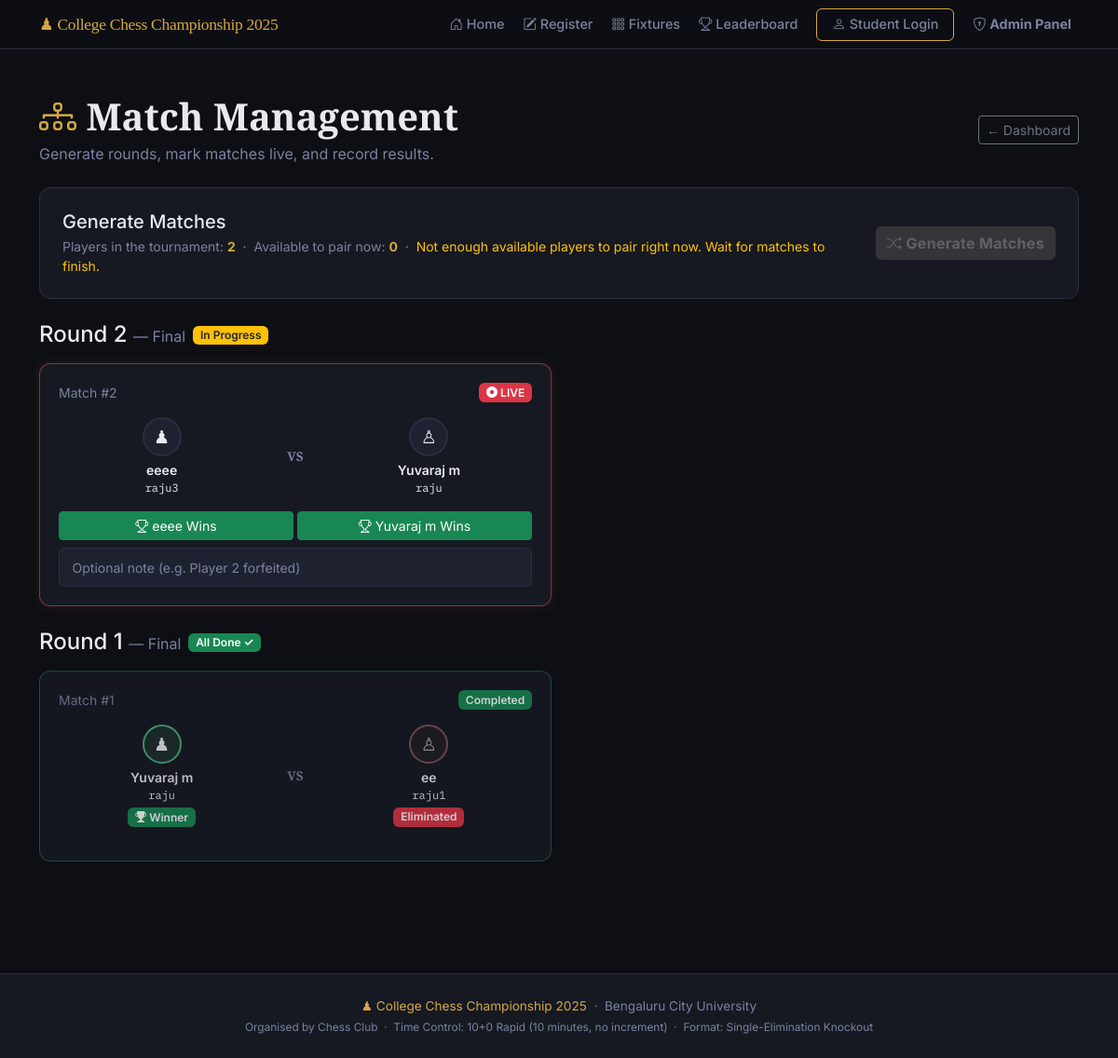
Before: /admin/matches (signed in) with the older database file.
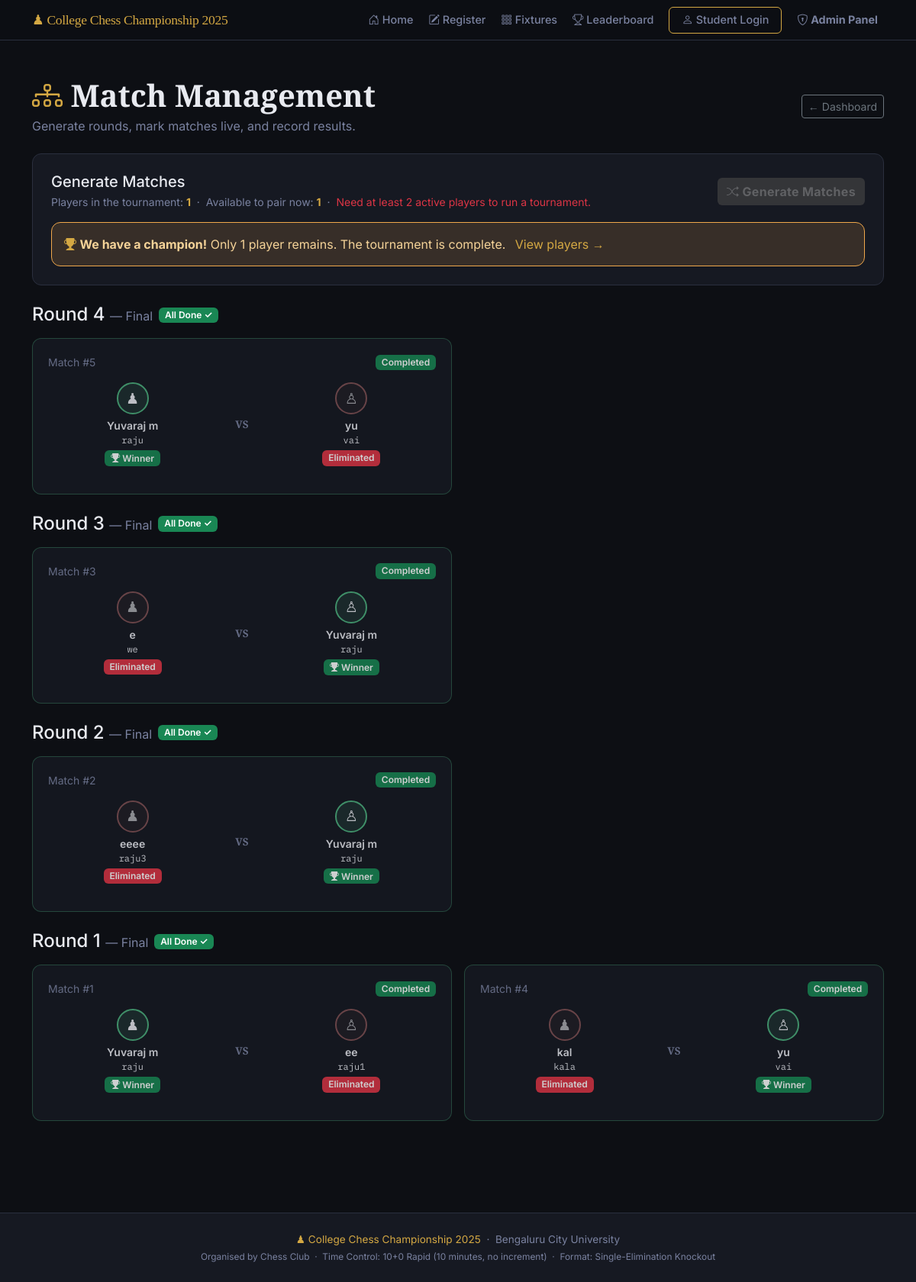
After: the same page with the newer database file.
### models.py (models this page shows, shortened)
class Match(db.Model):
    __tablename__ = "matches"
    id = db.Column(db.Integer, primary_key=True)
    round_number = db.Column(db.Integer, nullable=False)   # 1 = Round 1, 2 = QF, etc.
    round_label  = db.Column(db.String(50), nullable=True) # e.g. "Quarter-Final"
    player1_id = db.Column(db.Integer, db.ForeignKey("players.id"), nullable=False)
    player2_id = db.Column(db.Integer, db.ForeignKey("players.id"), nullable=True)
    winner_id = db.Column(db.Integer, db.ForeignKey("players.id"), nullable=True)
    status = db.Column(db.String(20), default="pending", nullable=False)
    created_at   = db.Column(db.DateTime, default=datetime.utcnow)
    completed_at = db.Column(db.DateTime, nullable=True)
    board_state   = db.Column(db.Text, nullable=True)       # JSON string of 8x8 board
    move_history  = db.Column(db.Text, default='[]')         # JSON array of move notations
    last_move     = db.Column(db.String(20), nullable=True)  # Last move in algebraic notation
    current_turn  = db.Column(db.String(10), default='white') # 'white' or 'black'
    move_count    = db.Column(db.Integer, default=0)          # Total moves played
    notes = db.Column(db.String(300), nullable=True)
    @property
    def is_bye(self):
        return self.player2_id is None

class Player(db.Model):
    __tablename__ = "players"
    id = db.Column(db.Integer, primary_key=True)
    full_name      = db.Column(db.String(100), nullable=False)
    roll_number    = db.Column(db.String(50),  unique=True, nullable=False)
    chess_username = db.Column(db.String(50),  unique=True, nullable=False)
    whatsapp       = db.Column(db.String(20),  nullable=False)
    registered_at = db.Column(db.DateTime, default=datetime.utcnow)
    is_approved   = db.Column(db.Boolean, default=False)   # Admin must approve
    is_eliminated = db.Column(db.Boolean, default=False)   # Set True after a loss
    wins      = db.Column(db.Integer, default=0)   # Total match wins
    losses    = db.Column(db.Integer, default=0)   # Total match losses
    points    = db.Column(db.Integer, default=0)   # 1 per win, used for ranking
    bye_count = db.Column(db.Integer, default=0)   # Number of byes received
    matches_as_p1 = db.relationship(
        "Match", foreign_keys="Match.player1_id",
        backref="player1", lazy="dynamic"
    )
    matches_as_p2 = db.relationship(
        "Match", foreign_keys="Match.player2_id",
        backref="player2", lazy="dynamic"
    )
    matches_won = db.relationship(
        "Match", foreign_keys="Match.winner_id",
        backref="winner", lazy="dynamic"
    )

### app.py (the view)
    @app.route("/admin/matches")
    @admin_required
    def admin_matches():
        max_round = db.session.query(db.func.max(Match.round_number)).scalar() or 0
        rounds_data = []
        for r in range(1, max_round + 1):
            matches_in_round = Match.query.filter_by(round_number=r)\
                                         .order_by(Match.id).all()
            all_done = all(m.status in ("completed", "bye") for m in matches_in_round)
            rounds_data.append({
                "round_number": r,
                "matches":      matches_in_round,
                "all_done":     all_done,
            })
        active_matches = Match.query.filter(Match.status.in_(["pending", "in_progress"])).all()
        busy_player_ids = set()
        for m in active_matches:
            if m.player1_id: busy_player_ids.add(m.player1_id)
            if m.player2_id: busy_player_ids.add(m.player2_id)
        if busy_player_ids:
            available_players_count = Player.query.filter(
                Player.is_approved == True,
                Player.is_eliminated == False,
                Player.id.notin_(busy_player_ids)
            ).count()
        else:
            available_players_count = Player.query.filter_by(is_approved=True, is_eliminated=False).count()
        can_generate = available_players_count >= 2
        return render_template(
            "admin_matches.html",
            rounds_data       = rounds_data,
            current_round     = max_round,
            active_players    = Player.query.filter_by(is_approved=True, is_eliminated=False).count(),
            available_players = available_players_count,
            can_generate      = can_generate,
        )

### templates/admin_matches.html (shortened to what the changed rows need)
{% extends "base.html" %}
{% block content %}
<section class="py-5">
  <div class="container">
    <div class="d-flex justify-content-between align-items-center mb-4">
      <div>
        <h1 class="chess-section-title mb-1">
          <i class="bi bi-diagram-3 chess-gold"></i> Match Management
        </h1>
      </div>
    </div>
    <div class="chess-card mb-4">
      <div class="row align-items-center">
        <div class="col">
          <p class="text-muted mb-0 small">
            Players in the tournament: <strong class="chess-gold">{{ active_players }}</strong>
            &nbsp;·&nbsp;
            Available to pair now: <strong class="chess-gold">{{ available_players }}</strong>
            &nbsp;·&nbsp;
            {% if can_generate %}
              <span class="text-success">Ready to pair!</span>
            {% elif active_players < 2 %}
              <span class="text-danger">Need at least 2 active players to run a tournament.</span>
            {% else %}
              <span class="text-warning">
                Not enough available players to pair right now. Wait for matches to finish.
              </span>
            {% endif %}
          </p>
        </div>
        <div class="col-auto">
        </div>
      </div>
      {% if active_players == 1 %}
        <div class="alert alert-warning mt-3 mb-0">
          <i class="bi bi-trophy-fill chess-gold"></i>
          <strong>We have a champion!</strong>
          Only 1 player remains. The tournament is complete.
          <a href="{{ url_for('admin_players') }}" class="chess-link ms-2">
            View players →
          </a>
        </div>
      {% endif %}
    </div>
    {% if rounds_data %}
      {% for round_info in rounds_data | reverse %}
        <div class="mb-4">
          <div class="d-flex align-items-center gap-2 mb-3">
            <h4 class="mb-0">
              Round {{ round_info.round_number }}
              {% if round_info.matches %}
                <span class="text-muted fw-normal fs-6">
                  — {{ round_info.matches[0].round_label or '' }}
                </span>
              {% endif %}
            </h4>
            {% if round_info.all_done %}
              <span class="badge bg-success">All Done ✓</span>
            {% else %}
              <span class="badge bg-warning text-dark">In Progress</span>
            {% endif %}
          </div>
          <div class="row g-3">
            {% for match in round_info.matches %}
              <div class="col-md-6">
                <div class="chess-admin-match-card
                  {{ 'completed' if match.status == 'completed' }}
                  {{ 'live' if match.status == 'in_progress' }}
                  {{ 'bye' if match.status == 'bye' }}
                ">
                  <div class="d-flex justify-content-between align-items-center mb-3">
                    <span class="small text-muted">Match #{{ match.id }}</span>
                    {% if match.status == "pending" %}
                      <span class="badge bg-warning text-dark">Pending</span>
                    {% elif match.status == "in_progress" %}
                      <span class="badge bg-danger">
                        <i class="bi bi-record-circle-fill"></i> LIVE
                      </span>
                    {% elif match.status == "completed" %}
                      <span class="badge bg-success">Completed</span>
                    {% elif match.status == "bye" %}
                      <span class="badge bg-secondary">BYE</span>
                    {% endif %}
                  </div>
                  <div class="row text-center mb-3">
                    <div class="col">
                      <div class="chess-mini-avatar
                        {{ 'winner' if match.winner_id == match.player1_id and match.status in ('completed','bye') }}
                        {{ 'loser'  if match.winner_id == match.player2_id and match.status == 'completed' }}
                      ">♟</div>
                      <div class="small fw-semibold mt-1">{{ match.player1.full_name }}</div>
                      <div class="chess-mono" style="font-size:0.75rem;">
                        {{ match.player1.chess_username }}
                      </div>
                      {% if match.winner_id == match.player1_id and match.status in ('completed','bye') %}
                        <span class="badge bg-success mt-1">
                          <i class="bi bi-trophy-fill"></i> Winner
                        </span>
                      {% elif match.winner_id == match.player2_id and match.status == 'completed' %}
                        <span class="badge bg-danger mt-1">Eliminated</span>
                      {% endif %}
                    </div>
                    <div class="col-auto d-flex align-items-center">
                      <span class="chess-vs-small">VS</span>
                    </div>
                    <div class="col">
                      {% if match.is_bye %}
                        <div class="chess-mini-avatar bye">🎖</div>
                        <div class="small fw-semibold mt-1">BYE</div>
                        <div class="chess-mono text-muted" style="font-size:0.75rem;">—</div>
                      {% else %}
                        <div class="chess-mini-avatar
                          {{ 'winner' if match.winner_id == match.player2_id and match.status == 'completed' }}
                          {{ 'loser'  if match.winner_id == match.player1_id and match.status == 'completed' }}
                        ">♙</div>
                        <div class="small fw-semibold mt-1">{{ match.player2.full_name }}</div>
                        <div class="chess-mono" style="font-size:0.75rem;">
                          {{ match.player2.chess_username }}
                        </div>
                        {% if match.winner_id == match.player2_id and match.status == 'completed' %}
                          <span class="badge bg-success mt-1">
                            <i class="bi bi-trophy-fill"></i> Winner
                          </span>
                        {% elif match.winner_id == match.player1_id and match.status == 'completed' %}
                          <span class="badge bg-danger mt-1">Eliminated</span>
                        {% endif %}
                      {% endif %}
                    </div>
                  </div>
                  {% if match.status in ("pending", "in_progress") and not match.is_bye %}
                    <form method="POST"
                          action="{{ url_for('admin_set_result', match_id=match.id) }}"
                          class="mt-2">
                      <div class="row g-1 mb-2">
                        <div class="col">
                          <button type="submit" name="winner" value="player1"
                                  class="btn btn-success btn-sm w-100"
                                  onclick="return confirm('{{ match.player1.full_name }} wins?')">
                            <i class="bi bi-trophy"></i>
                            {{ match.player1.full_name | truncate(12) }} Wins
                          </button>
                        </div>
                        <div class="col">
                          <button type="submit" name="winner" value="player2"
                                  class="btn btn-success btn-sm w-100"
                                  onclick="return confirm('{{ match.player2.full_name }} wins?')">
                            <i class="bi bi-trophy"></i>
                            {{ match.player2.full_name | truncate(12) }} Wins
                          </button>
                        </div>
                      </div>
                      <input type="text" name="notes" class="form-control form-control-sm chess-input"
                             placeholder="Optional note (e.g. Player 2 forfeited)" />
                    </form>
                  {% endif %}
                </div>
              </div>
            {% endfor %}
          </div>
        </div>
      {% endfor %}
    {% endif %}
  </div>
</section>
{% endblock %}

Changed rows visible on the page:
added Match: round_label "Final", id "5", status "Completed", player1.full_name "Yuvaraj m", player1.chess_username "raju", player2.full_name "yu", player2.chess_username "vai", shown under "4"
added Match: round_label "Final", id "3", status "Completed", player1.full_name "e", player1.chess_username "we", player2.full_name "Yuvaraj m", player2.chess_username "raju"
changed Match "eeee": status "in_progress" → "completed" (drawn); winner_id empty → 1 (drawn)
added Match: id "4", status "Completed", player1.full_name "kal", player1.chess_username "kala", player2.full_name "yu", player2.chess_username "vai", shown under "1"
Other visible differences:
{{ active_players }}: "2" → "1"
{{ available_players }}: "0" → "1"
text no longer shown: "Not enough available players to pair right now. Wait for matches to finish."
text now shown: "Need at least 2 active players to run a tournament. We have a champion! Only 1 player remains. The tournament is complete. View players →"
new list line: "Round 4 — All Done ✓"
new list line: "Round 3 — All Done ✓"
list line gone: "In Progress"
new list line: "All Done ✓"
list line gone: "LIVE eeee Wins Yuvaraj m Wins "
new list line: "Completed Eliminated Winner"
